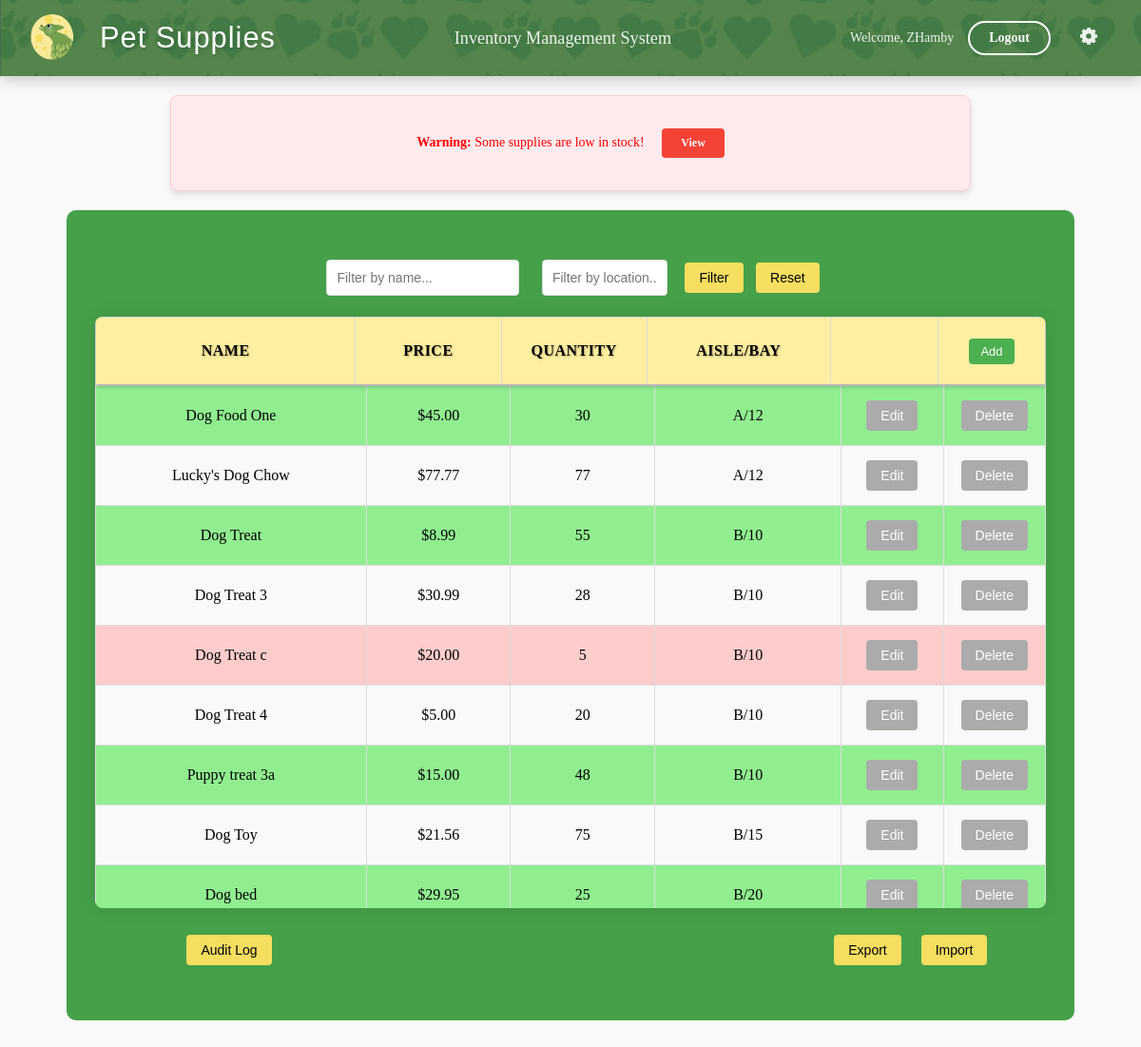
Screenshot of / (signed in) with the database file from the repository.
### inventory/models.py (models this page shows, shortened)
class Supply(models.Model):
    name = models.CharField(max_length=255, primary_key=True)
    price = models.FloatField()
    quantity = models.IntegerField()
    location = models.CharField(max_length=255)
    reorder_point = models.PositiveIntegerField(default=5)
    deleted = models.BooleanField(default=False)

### inventory/views.py (the view, shortened to what this page needs)
# urls.py: path('', views.index, name='index'),
def index(request):
    location_query = request.GET.get('location', '')
    name_query = request.GET.get('name', '')
    low_stock = request.GET.get('low_stock', False)
    sort_by = request.GET.get('sort', 'location')
    order = request.GET.get('order', 'asc')
    if order == 'desc':
        sort_by = '-' + sort_by
    supplies = Supply.objects.all()
    if low_stock:
        supplies = supplies.filter(quantity__lt=6)
    if location_query:
        supplies = supplies.filter(location__icontains=location_query)
    if name_query:
        supplies = supplies.filter(name__icontains=name_query)
    supplies = supplies.order_by(sort_by)
    low_stock_items = Supply.objects.filter(quantity__lte=models.F('reorder_point'))
    low_stock_items_exist = low_stock_items.exists()
    if 'added_supplies' in request.session:
        del request.session['added_supplies']
    context = {
        'supplies': supplies,
        'low_stock_items': low_stock_items,
        'location_query': location_query,
        'name_query': name_query,
        'low_stock_items_exist': low_stock_items_exist,
        'sort_by': sort_by,
        'order': order,
    }
    return render(request, 'inventory/index.html', context)

### inventory/templates/inventory/index.html (shortened to what this page needs)
{% extends 'inventory/base.html' %}
{% load static %}
{% block content %}
{% if low_stock_items %}
    <div class="warning">
        <p style="color: red;"><strong>Warning:</strong> Some supplies are low in stock!
        <a href="{% url 'index' %}?low_stock=true" class="filter-button">View</a></p>
    </div>
{% else %}
    <div class="status-message success">
        <p style="color: green;">All supplies are adequately stocked.</p>
    </div>
{% endif %}
<center>
    <div class="conmain">
        <div class="filter">
            <form method="get" style="margin-bottom: 1rem;">
                <input type="text" name="name" placeholder="Filter by name..." value="{{ name_query }}">
                <input type="text" name="location" placeholder="Filter by location..." value="{{ location_query }}" style="width: 110px;">
                <button type="submit">Filter</button>
                <a href="{% url 'index' %}"><button type="button">Reset</button></a>
            </form>
        </div>
            <div class="table-container">
                <div class="table-header">
                    <table border="1" class="data_tab">
                        <thead>
                            <tr>
                                <th class="name_head">
                                    <a href="?sort=name&order={% if sort_by == 'name' and order == 'asc' %}desc{% else %}asc{% endif %}">Name</a>
                                </th>
                                <th class="Price_head">
                                    <a href="?sort=price&order={% if sort_by == 'price' and order == 'asc' %}desc{% else %}asc{% endif %}">Price</a>
                                </th>
                                <th class="Quan_head">
                                    <a href="?sort=quantity&order={% if sort_by == 'quantity' and order == 'asc' %}desc{% else %}asc{% endif %}">Quantity</a>
                                </th>
                                <th class="loc_head">
                                    <a href="?sort=location&order={% if sort_by == 'location' and order == 'asc' %}desc{% else %}asc{% endif %}">Aisle/Bay</a>
                                </th>
                                <th class="edit_head"></th>
                                <th class="del_head">
                                    {% if user.is_authenticated %}
                                        <a href="{% url 'add_supply' %}">
                                            <button type="button" class="add-button">Add</button>
                                        </a>
                                    {% endif %}
                                </th>
                            </tr>
                        </thead>
                    </table>
                </div>
                <div class="table-body">
                    <table border="1" class="data_tab">
                        <tbody>
                            {% for supply in supplies %}
                            <tr {% if supply.quantity < 6 %}style="background-color: #ffcccc;"{% endif %}>
                                <td class="name_row">{{ supply.name }}</td>
                                <td class="Price_row" onclick="editField(this, 'price', '{{ supply.name }}')">
                                    <span class="display">${{ supply.price|floatformat:2 }}</span>
                                </td>
                                <td class="Quan_row" onclick="editField(this, 'quantity', '{{ supply.name }}')">
                                    <span class="display">{{ supply.quantity }}</span>
                                </td>
                                <td class="loc_row" onclick="editField(this, 'location', '{{ supply.name }}')">
                                    <span class="display">{{ supply.location }}</span>
                                </td>
                                <td class='edit_button'>
                                    <center>
                                        {% if user.is_authenticated %}
                                            <a href="{% url 'edit_supply' supply.name %}"><button type="button" class='EditB'>Edit</button></a>
                                        {% endif %}
                                    </center>
                                </td>
                                <td class='Del_button'>
                                    {% if user.is_authenticated %}
                                        <form action="{% url 'delete_supply' supply.name %}" method="post" style="display:inline;" onsubmit="return confirmDelete();">
                                            <button type="submit" class='DelB'>Delete</button>
                                        </form>
                                    {% endif %}
                                </td>
                            </tr>
                            {% empty %}
                            <tr>
                                <td colspan="6">No supplies available.</td>
                            </tr>
                            {% endfor %}
                        </tbody>
                    </table>
                </div>
            </div>
        <table class="bottom_nav">
            <tr>
                {% if user.is_authenticated %}
                <td><a href="{% url 'audit_log' %}"><button type="button">Audit Log</button></a></td>
                {% endif %}
                {% if user.is_authenticated %}
                <td class="blank"></td>
                <td class="export">
                    <a href="{% url 'export_supplies' %}">
                        <button type="button">Export</button>
                    </a>
                </td>
                <td class="import">
                    <a href="{% url 'import_supplies' %}">
                        <button type="button">Import</button>
                    </a>
                </td>
                {% endif %}
            </tr>
        </table>
    </div>
{% endblock %}

### inventory/templates/inventory/base.html (shortened to what this page needs)
{% load static %}
<!DOCTYPE html>
<html lang="en">
<head>
    <link rel="stylesheet" href="{% static 'css/styles.css' %}">
</head>
<body>
    <header class="header-container">
        <img src="{% static 'icons/header_image.jpg' %}" alt="Header Background" class="header-bg">
        <div class="header-content">
            <div class="header-left">
                <img src="{% static 'icons/TLeafLogo2sm.png' %}" alt="T Leaf Logo" class="logo">
                <div class="header-title">Pet Supplies</div>
            </div>
            <div class="header-subtitle">Inventory Management System</div>
            <div class="header-right">
                {% if user.is_authenticated %}
                    <span class="welcome-text">Welcome, {{ user.username }}</span>
                    <a href="{% url 'logout' %}" class="header-button">Logout</a>
                    {% if user.is_authenticated and user.is_staff %}
        <div class="dropdown">
            <span class="gear-icon"><img src="{% static 'icons/settinggear.svg' %}" alt="settign gear" class="logo"></span>
        </div>
                    {% else %}
                         <p></p>
                    {% endif %}
                {% else %}
                    <a href="{% url 'login' %}" class="header-button">Login</a>
                {% endif %}
            </div>
        </div>
    </header>
    <div class="content-container">
        {% block content %}{% endblock %}
    </div>
</body>
</html>

### inventory/templates/inventory/base.html (style rules this page uses)
.dropdown { position: relative; display: inline-block; }
.gear-icon { cursor: pointer; font-size: 24px; }

### inventory/templates/inventory/index.html (style rules this page uses)
.conmain { background-color: #45a049; width: 1000px; padding: 30px; border-radius: 10px; margin: 0 auto; }
.table-container { width: 100%; max-height: 650px; overflow-x: hidden; }
.data_tab { width: 100%; border-collapse: collapse; table-layout: fixed; margin: 0; }
.name_head { width: 300px; }
.Price_head { width: 200px; }
.Quan_head { width: 250px; }
.loc_head { width: 150px; }
.edit_head { width: 50px; }
.del_head { width: 50px; }
.data_tab th { text-align: center; border: 1px solid #ddd; padding: 10px; font-weight: bold; }
.data_tab td { text-align: center; border: 1px solid #ddd; padding: 10px; white-space: nowrap; }
td { border-bottom: 1px solid #ddd; }
.bottom_nav tr { background-color: transparent; }
.bottom_nav { border: none; }
.bottom_nav td { border: none; }
.bottom_nav button { background-color: #F6DE60; color: black; }
.filter button { background-color: #F6DE60; color: black; }
.table-container .data_tab th { background-color: #ffefa1 !important; }
.table-container .data_tab th a { color: black ; text-decoration: none; }

### rows the page displays
Supply: name "Dog Food One", price "45.00", quantity "30", location "A/12"
Supply: name "Lucky's Dog Chow", price "77.77", quantity "77", location "A/12"
Supply: name "Dog Treat", price "8.99", quantity "55", location "B/10"
Supply: name "Dog Treat 3", price "30.99", quantity "28", location "B/10"
Supply: name "Dog Treat c", price "20.00", quantity "5", location "B/10"
Supply: name "Dog Treat 4", price "5.00", quantity "20", location "B/10"
Supply: name "Puppy treat 3a", price "15.00", quantity "48", location "B/10"
Supply: name "Dog Toy", price "21.56", quantity "75", location "B/15"
Supply: name "Dog bed", price "29.95", quantity "25", location "B/20"

### other values shown
{{ user.username }} "ZHamby"
